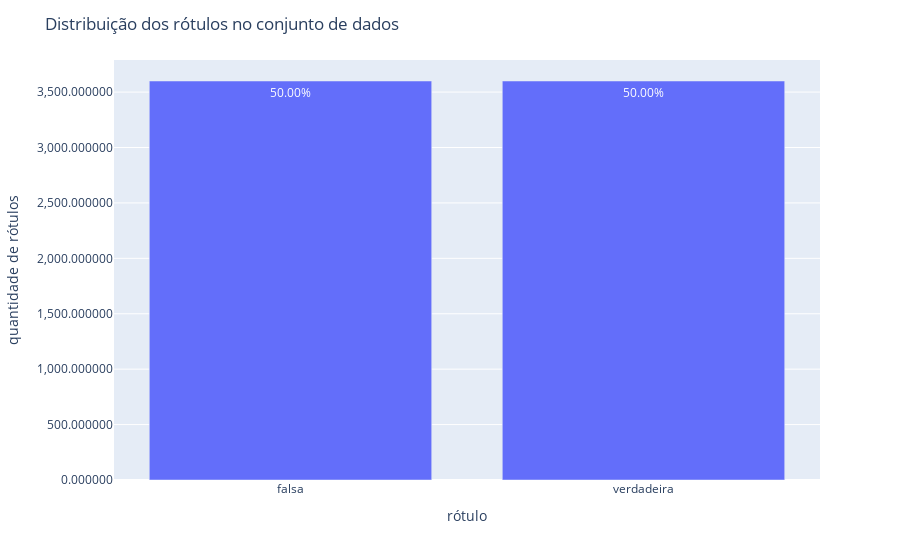

Notebook cell for this chart:
### Markdown cell above
# Análise dos dados

### Code cell
aux = df_corpus['label'].value_counts().reset_index(name='qtd_rotulos').rename(columns={'index':'rotulo'})
aux['pct_rotulos'] = aux['qtd_rotulos']/aux['qtd_rotulos'].sum()

aux_x = aux['rotulo'].map({1:'falsa',0:'verdadeira'})
aux_y = aux['qtd_rotulos']
aux_text = aux['pct_rotulos'].apply(lambda x: '{:.2f}%'.format(x*100))

plot_bar(aux_x,aux_y,aux_text,'Distribuição dos rótulos no conjunto de dados',
         'rótulo','quantidade de rótulos')

### Figure 1 — Plotly figure (JSON) as saved in the notebook; plotly's stock layout.template omitted (floating-point values rounded to 4 significant figures)
{"data": [{"alignmentgroup": "True", "hovertemplate": "x=%{x}<br>y=%{y}<br>text=%{text}<extra></extra>", "legendgroup": "", "marker": {"color": "#636efa"}, "name": "", "offsetgroup": "", "orientation": "v", "showlegend": false, "text": ["50.00%", "50.00%"], "textposition": "auto", "type": "bar", "x": ["falsa", "verdadeira"], "xaxis": "x", "y": [3600, 3600], "yaxis": "y"}], "layout": {"barmode": "relative", "legend": {"tracegroupgap": 0}, "margin": {"t": 60}, "title": {"text": "Distribuição dos rótulos no conjunto de dados"}, "xaxis": {"anchor": "y", "domain": [0, 1], "title": {"text": "rótulo"}}, "yaxis": {"anchor": "x", "domain": [0, 1], "tickformat": ",f", "title": {"text": "quantidade de rótulos"}}}}
